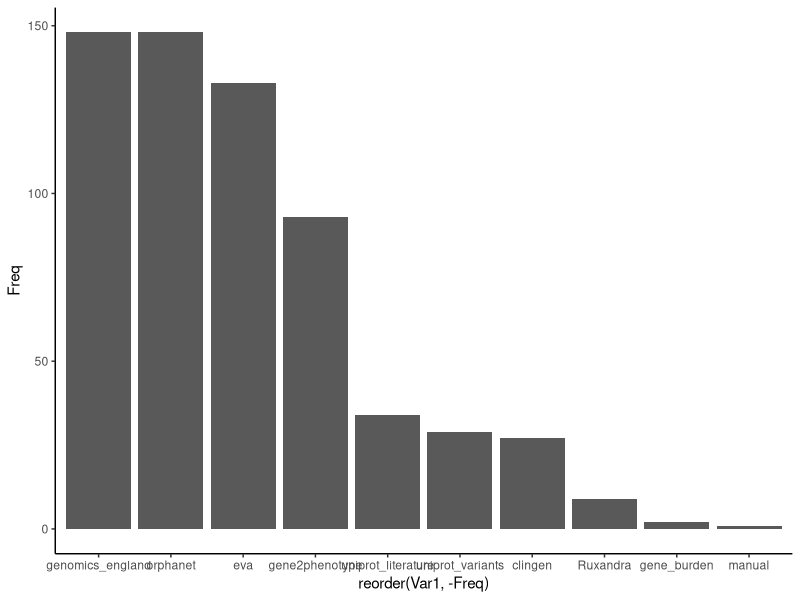

Reproduce this figure in R.
# plot data sources for ciliopathy genes

library(ggplot2)

variantsCiliopathy = read.csv('data/variantsCiliopathies.csv') #curated list of ciliopathy genes

freqtable = as.data.frame(table(unique(variantsCiliopathy[,c("datasourceId", "diseaseId", "targetId")])[,1]))

ggplot(freqtable, aes(x=reorder(Var1, -Freq), y=Freq)) + geom_bar(stat = 'identity') + theme_classic()
